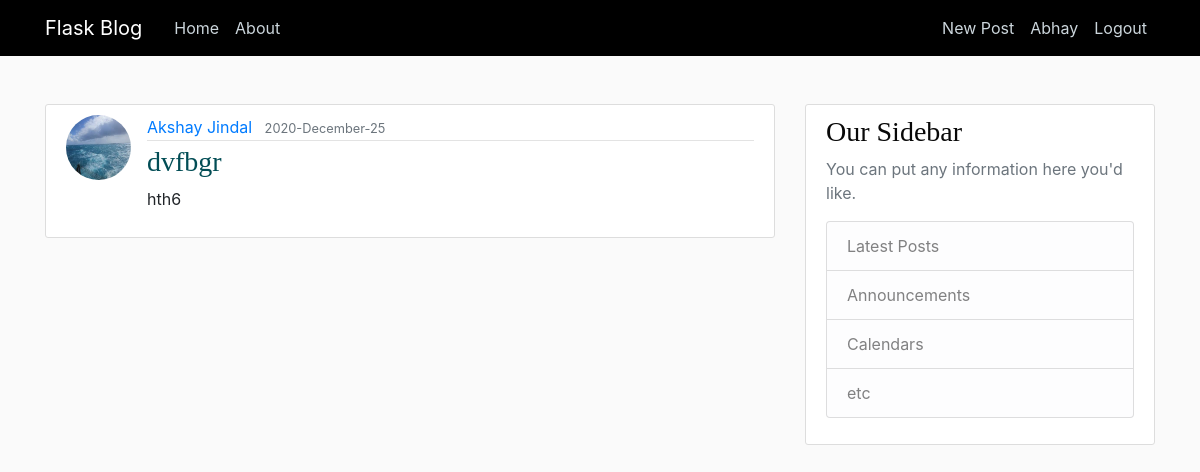
The app's page /post/2 (signed in) with its own data.
### flaskblog/models.py (models this page shows, shortened)
class User(db.Model, UserMixin):
    id = db.Column(db.Integer, primary_key=True)
    username = db.Column(db.String(20), unique=True, nullable=False, index=True)
    email = db.Column(db.String(120), unique=True, nullable=False)
    member_since = db.Column(db.DateTime, nullable=False, default=datetime.utcnow())
    image_file = db.Column(db.String(20), nullable=False, default='default.png')
    password = db.Column(db.String(60), nullable=False)
    posts = db.relationship('Post', backref='author', lazy=True)

class Post(db.Model):
    id = db.Column(db.Integer, primary_key=True)
    title = db.Column(db.String(100), nullable=False)
    date_posted = db.Column(db.DateTime, nullable=False, default=datetime.utcnow())
    content = db.Column(db.Text, nullable=False)
    user_id = db.Column(db.Integer, db.ForeignKey('user.id'), nullable=False)

### flaskblog/routes.py (the view)
@app.route("/post/<int:post_id>", methods=['GET', 'POST'])
@login_required
def post(post_id):
    post = Post.query.get_or_404(post_id)
    return render_template("post.html", title=post.title, post=post)

### flaskblog/models.py (called while the page is built)
@login_manager.user_loader
def load_user(user_id):
    return User.query.get(int(user_id))

### flaskblog/templates/post.html (shortened to what this page needs)
﻿{% extends "layout.html" %}
{% block content %}
<article class="media content-section">
    <img class="rounded-circle article-img" src="{{ url_for('static', filename='profile_pics/' + post.author.image_file) }}">
    <div class="media-body">
        <div class="article-metadata">
            <a class="mr-2" href="/account/{{ post.author.id }}">{{ post.author.username}}</a>
            <small class="text-muted"> {{ post.date_posted.strftime('%Y-%B-%d') }}</small>
        </div>
        <h3 class="article-title">{{ post.title }}</h3>
        <p class="article-content">{{ post.content }}</p>
    </div>
</article>
{% endblock content %}

### flaskblog/templates/layout.html (shortened to what this page needs)
﻿<!DOCTYPE html>
<html>
<head>
    <link rel="stylesheet" href="https://maxcdn.bootstrapcdn.com/bootstrap/4.0.0/css/bootstrap.min.css">
    <link rel="stylesheet" type="text/css" href="{{ url_for('static', filename='main.css') }}">
</head>
<body>
    <header class="site-header">
        <nav class="navbar navbar-expand-md navbar-dark bg-steel fixed-top">
            <div class="container">
                <a class="navbar-brand mr-4" href="/">Flask Blog</a>
                <div class="collapse navbar-collapse" id="navbarToggle">
                    <div class="navbar-nav mr-auto">
                        <a class="nav-item nav-link" href="/">Home</a>
                        <a class="nav-item nav-link" href="/about">About</a>
                    </div>
                    <div class="navbar-nav">
                        {% if current_user.is_authenticated %}
                        <a class="nav-item nav-link" href="{{ url_for('new_post') }}">New Post</a>
                        <a class="nav-item nav-link" href="/account/{{ current_user.id }}">{{ current_user.username }}</a>
                        <a class="nav-item nav-link" href="/logout">Logout</a>
                        {% else %}
                        <a class="nav-item nav-link" href="/login">Login</a>
                        <a class="nav-item nav-link" href="/register">Register</a>
                        {% endif %}
                    </div>
                </div>
            </div>
        </nav>
    </header>
    <main role="main" class="container">
        <div class="row">
            <div class="col-md-8">
                {% block content %}{% endblock content %}
            </div>
            <div class="col-md-4">
                <div class="content-section">
                    <h3>Our Sidebar</h3>
                    <p class='text-muted'>
                        You can put any information here you'd like.
                        <ul class="list-group">
                            <li class="list-group-item list-group-item-light">Latest Posts</li>
                            <li class="list-group-item list-group-item-light">Announcements</li>
                            <li class="list-group-item list-group-item-light">Calendars</li>
                            <li class="list-group-item list-group-item-light">etc</li>
                        </ul>
                    </p>
                </div>
            </div>
        </div>
    </main>
</body>
</html>

### flaskblog/Static/main.css (style rules this page uses)
h1, h2, h3, h4, h5, h6 { color: rgba(8, 8, 8, 1); font-family: Times New Roman; }
.bg-steel { background-color: black; }
.site-header .navbar-nav .nav-link { color: #cbd5db; }
.content-section { background: #ffffff; padding: 10px 20px; border: 1px solid #dddddd; border-radius: 3px; margin-bottom: 20px; }
.article-title { color: #024d55; }
.article-content { white-space: pre-line; }
.article-img { height: 65px; width: 65px; margin-right: 16px; }
.article-metadata { padding-bottom: 1px; margin-bottom: 4px; border-bottom: 1px solid #e3e3e3 }

### records on screen
User: username "Abhay"
User: image_file (picture), author.username "Akshay Jindal"
Post: date_posted "2020-December-25", title "dvfbgr", content "hth6"
